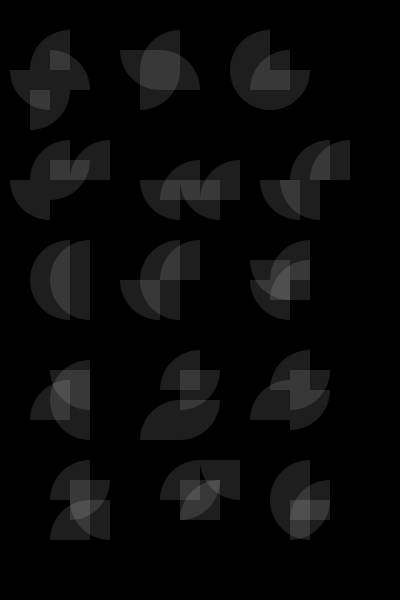
Frame 1 (no input)
Frame 60 (the mouse pressed at the canvas centre just before this capture): identical to frame 1, image omitted
Frame 120 (the mouse held since frame 60 and released just before this capture): identical to frame 1, image omitted

The Processing sketch that drew this single still picture (run headless with seeded random() and noise(); from frame 60 on, the mouse is pressed at the canvas centre):

// Processing sketch: processing_85924
// ── processing_85924.pde

void setup()
{size(400,600);

}

void draw()
{
noStroke();
background(0);
fill(255,30);
//forme 1
arc(70,70,80,80,PI,PI/2+PI);
arc(50,70,80,80,PI/2,PI);
arc(50,90,80,80,PI+PI/2,PI+PI);
arc(30,90,80,80,0,PI/2);
//forme2
arc(180,70,80,80,PI,PI/2+PI);
arc(160,50,80,80,PI/2,PI);
arc(160,90,80,80,PI+PI/2,PI+PI);
arc(140,70,80,80,0,PI/2);
//forme3
arc(270,70,80,80,PI,PI/2+PI);
arc(270,70,80,80,PI/2,PI);
arc(290,90,80,80,PI,PI/2+PI);
arc(270,70,80,80,0,PI/2);
//forme4
arc(70,180,80,80,PI,PI/2+PI);
arc(50,180,80,80,PI/2,PI);
arc(110,180,80,80,PI,PI/2+PI);
arc(50,160,80,80,0,PI/2);

//forme5
arc(240,200,80,80,PI,PI/2+PI);
arc(220,180,80,80,PI/2,PI);
arc(200,200,80,80,PI,PI/2+PI);
arc(180,180,80,80,PI/2,PI);

//forme6
arc(350,180,80,80,PI,PI/2+PI);
arc(320,180,80,80,PI/2,PI);
arc(330,180,80,80,PI,PI/2+PI);
arc(300,180,80,80,PI/2,PI);

//forme7
arc(70,280,80,80,PI,PI/2+PI);
arc(90,280,80,80,PI/2,PI);
arc(90,280,80,80,PI,PI/2+PI);
arc(70,280,80,80,PI/2,PI);

//forme8
arc(180,280,80,80,PI,PI/2+PI);
arc(180,280,80,80,PI/2,PI);
arc(200,280,80,80,PI,PI/2+PI);
arc(160,280,80,80,PI/2,PI);

//forme9
arc(310,300,80,80,PI,PI/2+PI);
arc(290,280,80,80,PI/2,PI);
arc(310,280,80,80,PI,PI/2+PI);
arc(290,260,80,80,PI/2,PI);

//forme10
arc(90,400,80,80,PI,PI/2+PI);
arc(90,400,80,80,PI/2,PI);
arc(70,420,80,80,PI,PI/2+PI);
arc(90,370,80,80,PI/2,PI);

//forme11
arc(180,370,80,80,0,PI/2);
arc(180,400,80,80,0,PI/2);
arc(180,440,80,80,PI,PI/2+PI);
arc(200,390,80,80,PI,PI/2+PI);

//forme12
arc(290,370,80,80,0,PI/2);
arc(290,390,80,80,0,PI/2);
arc(290,420,80,80,PI,PI/2+PI);
arc(310,390,80,80,PI,PI/2+PI);

//forme13
arc(70,480,80,80,0,PI/2);
arc(110,500,80,80,PI/2,PI);
arc(90,540,80,80,PI,PI/2+PI);
arc(90,500,80,80,PI,PI/2+PI);

//forme14
arc(180,480,80,80,0,PI/2);
arc(240,460,80,80,PI/2,PI);
arc(220,520,80,80,PI,PI/2+PI);
arc(200,500,80,80,PI,PI/2+PI);

//forme15
arc(290,500,80,80,0,PI/2);
arc(310,500,80,80,PI/2,PI);
arc(330,520,80,80,PI,PI/2+PI);
arc(310,500,80,80,PI,PI/2+PI);
}
